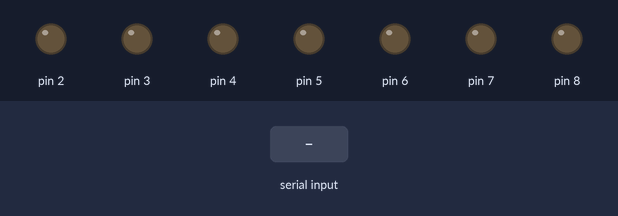
Bench run of a sketch on a simulated Arduino Uno, built with avr-gcc and run on an emulated ATmega328P. On the bench: output pins drawn as LEDs (lit = HIGH). The inputs (shaded band) are chosen by the test bench.

Above: at 1.2 s.
1.3 s: "1" received over Serial
At 1.6 s:
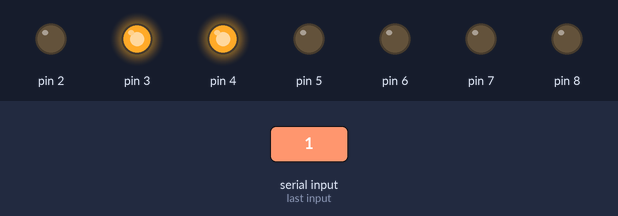
2.8 s: "0" received over Serial
At 3.9 s:
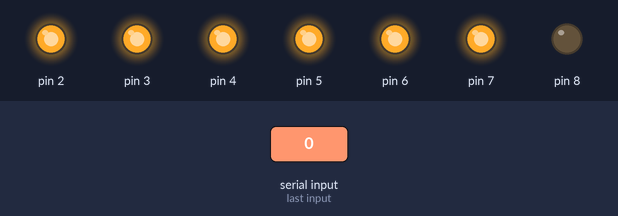
4.3 s: "2" received over Serial
At 5.1 s:
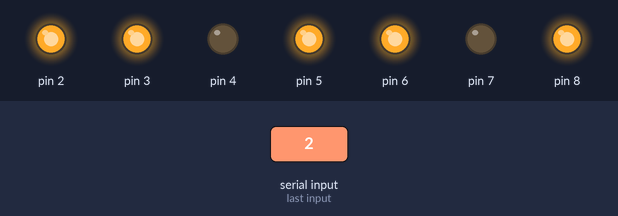
Timing chart, 0 to 7.3 s (numbered marks = the images above; inputs shaded):
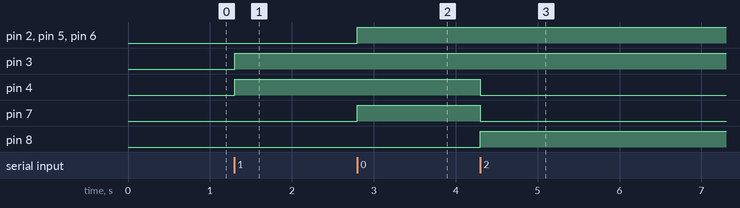

Measured:
- after the input at 1.3 s, pin 3, pin 4: LOW → HIGH at once
- after the input at 2.8 s, pin 2, pin 5–7: LOW → HIGH at once
- after the input at 4.3 s, pin 4, pin 7: HIGH → LOW at once; pin 8: LOW → HIGH at once

The sketch:

Opdracht3.ino
```cpp
#include <EEPROM.h>

int num_array[10][7] = {  { 1,1,1,1,1,1,0 },    // 0
                          { 0,1,1,0,0,0,0 },    // 1
                          { 1,1,0,1,1,0,1 },    // 2
                          { 1,1,1,1,0,0,1 },    // 3
                          { 0,1,1,0,0,1,1 },    // 4
                          { 1,0,1,1,0,1,1 },    // 5
                          { 1,0,1,1,1,1,1 },    // 6
                          { 1,1,1,0,0,0,0 },    // 7
                          { 1,1,1,1,1,1,1 },    // 8
                          { 1,1,1,0,0,1,1 }};   // 9

void setup() {
  Serial.begin(9600);
  for (int i = 2; i < 9; i++)
  {
    pinMode(i, OUTPUT);
  }

}

void loop() {
  if (Serial.available() > 0)
  {
    byte data = Serial.read();
    data -= '0';

    if (data <= 9 && data >=0)
    {
      for (int i = 0; i < 7; i++) //zorgt ervoor dat er over elke pin van de display gegaan wordt
      {
        digitalWrite(i+2 ,num_array[data][i]); //data zorgt ervoor dat je de juiste rij selecteert (0 of 1 of 2 enzovoort)
        // i+2 zorgt ervoor dat de i overeen komt met je pinnen op het breadbord
      }
    }
  }

}
```
